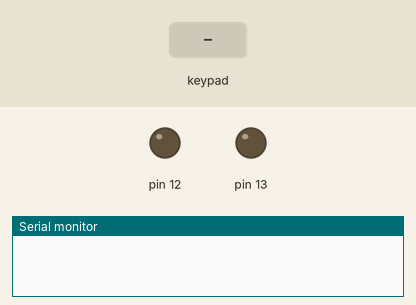
Recording of a sketch running on a simulated Arduino Uno, built with avr-gcc and run on an emulated ATmega328P. Shown: output pins drawn as LEDs (lit = HIGH), the last lines printed to the serial monitor. Inputs (shaded band) come from the test bench.

Above: at 1.2 s.
1.3 s: key '#' pressed
At 2.1 s:
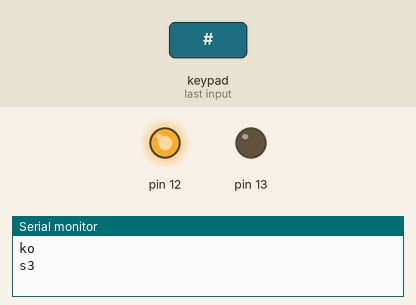
3.8 s: keypad keys 1 2 3 4 # pressed 0.4 s apart
At 6.2 s:
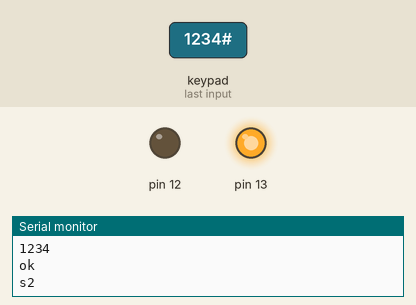
Timing chart, 0 to 7.9 s (numbered marks = the images above; inputs shaded):
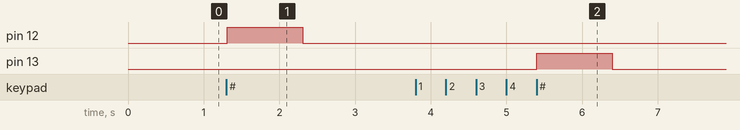

The sketch:

serratura-combinazione.ino
```cpp
#include <Keypad.h>
const byte ROWS = 4; //four rows
const byte COLS = 3; //three columns
char keys[ROWS][COLS] = {
  {'1','2','3'},
  {'4','5','6'},
  {'7','8','9'},
  {'*','0','#'}
};
byte rowPins[ROWS] = {8, 7, 6, 5}; //connect to the row pinouts of the keypad
byte colPins[COLS] = {4, 3, 2}; //connect to the column pinouts of the keypad

Keypad keypad = Keypad( makeKeymap(keys), rowPins, colPins, ROWS, COLS );

void stato0();
void stato1();
void stato2();
void stato3();
void stato4();

typedef void (*fDiStato) ();

fDiStato stati[] = {stato0, stato1, stato2, stato3, stato4};

int stato = 0;

void setup() {
  Serial.begin(9600);
  pinMode(12, OUTPUT);
  pinMode(13, OUTPUT);
}

void loop() {
  stati[stato]();
}

String codice = "";
String password = "1234";
unsigned long t1;

void stato0() {
  char key = keypad.getKey();
  if (key) {
    t1 = millis();
    if (key == '#') {
      stato = 1;
    } else if (key == '*') {
      codice = "";
      Serial.println("azzero");
    } else {
      codice += key;
      Serial.println(codice);
    }
  }

  if ((millis() - t1) > 5000) {
    stato = 4;
  }
}
void stato1() {
  if (codice == password) {
    stato = 2;
    Serial.println("ok");
  } else {
    stato = 3;
    Serial.println("ko");
  }
}

void stato2() {
  Serial.println("s2");
  digitalWrite(13, HIGH);
  delay(1000);
  digitalWrite(13, LOW);
  delay(1000);
  stato = 4;
}
void stato3() {
  Serial.println("s3");
  digitalWrite(12, HIGH);
  delay(1000);
  digitalWrite(12, LOW);
  delay(1000);
  stato = 4;
}
void stato4() {
  Serial.println("reset");
  codice = "";
  stato = 0;
  t1 = millis();
}
```

Measured:
- after the input at 1.3 s, pin 12: LOW → HIGH at once, → LOW 1.0 s later
- after the input at 3.8 s, pin 13: LOW → HIGH after 1.6 s, → LOW 1.0 s later
